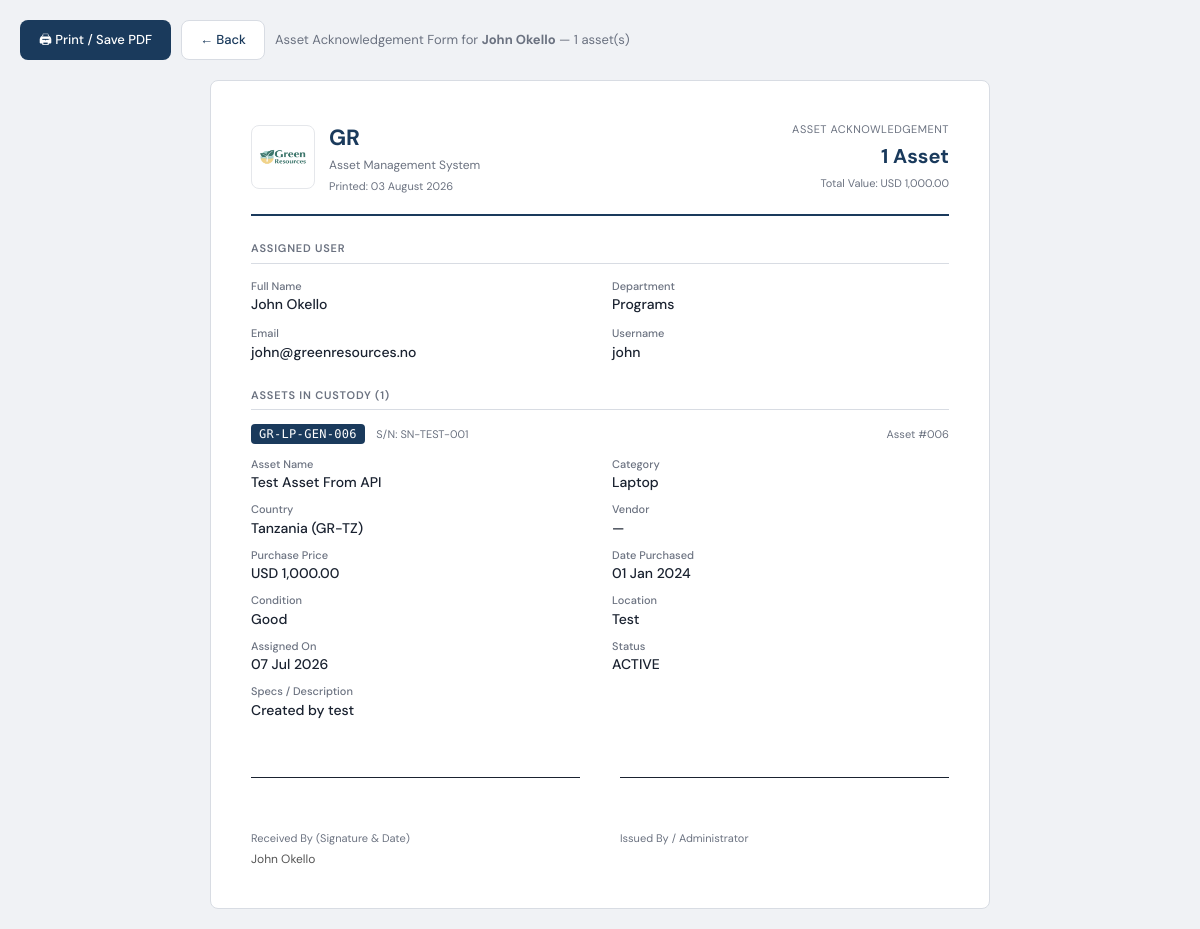
Before: /assets/print/user/3 (signed in) with the older database file.
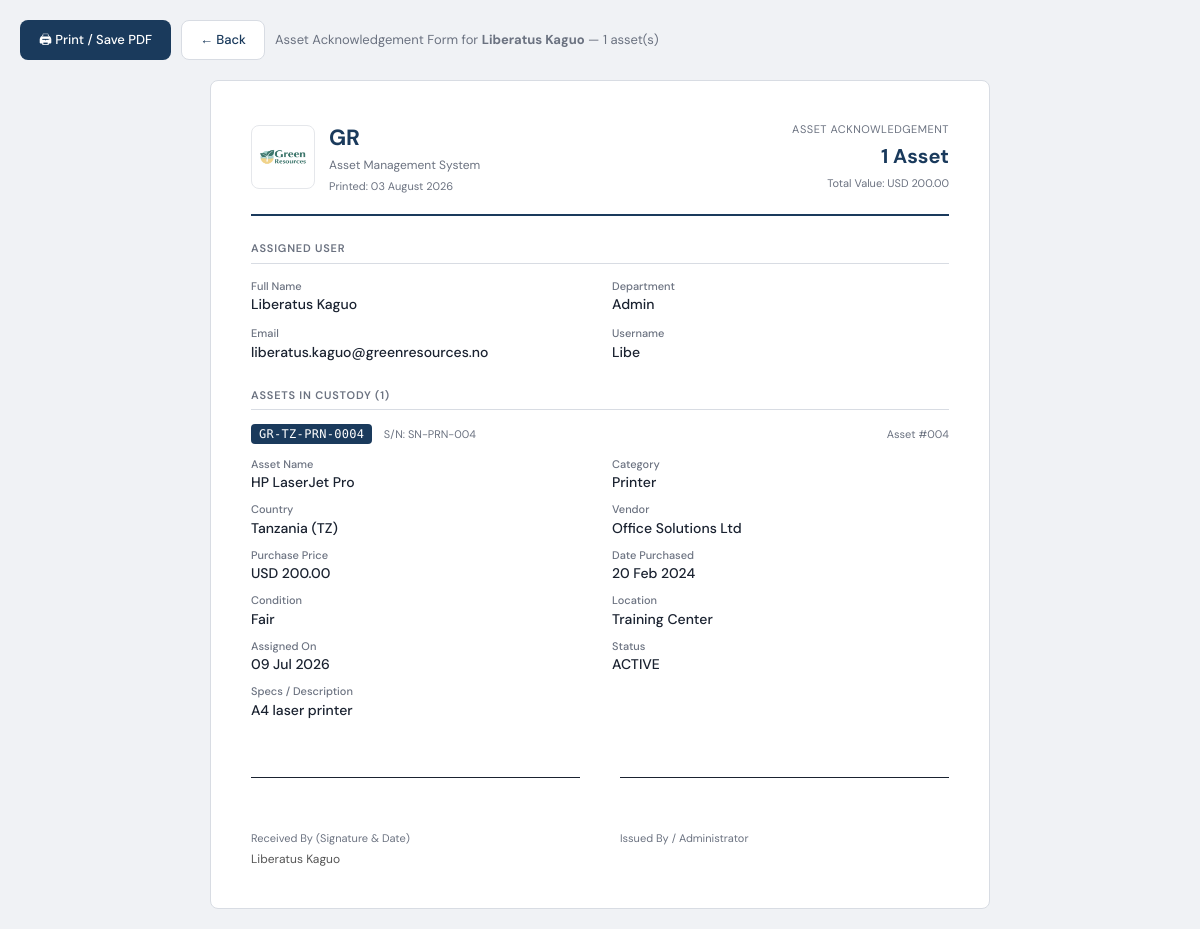
After: the same page with the newer database file.
### models.py (models this page shows, shortened)
class User(UserMixin, db.Model):
    __tablename__ = 'users'
    id            = db.Column(db.Integer, primary_key=True)
    username      = db.Column(db.String(80),  unique=True, nullable=False)
    password_hash = db.Column(db.String(256), nullable=False)
    name          = db.Column(db.String(150), nullable=False)
    email         = db.Column(db.String(150))
    department    = db.Column(db.String(100))
    project_id    = db.Column(db.Integer, db.ForeignKey('projects.id'))
    role          = db.Column(db.String(20),  nullable=False, default='user')
    status        = db.Column(db.String(20),  nullable=False, default='active')
    force_password_change = db.Column(db.Boolean, nullable=False, default=False)
    created_at    = db.Column(db.DateTime,    default=datetime.utcnow)
    assigned_assets = db.relationship('Asset', foreign_keys='Asset.assigned_to_id',
                                      backref='assigned_user', lazy='dynamic')
    project         = db.relationship('Project', backref='users')
    return_records  = db.relationship('ReturnRecord', backref='user',
                                      foreign_keys='ReturnRecord.user_id', lazy='dynamic')
    @property
    def is_staff_portal(self):
        return self.role in ('user', 'finance')
    session_token = db.Column(db.String(128), nullable=True)
    last_login_at = db.Column(db.DateTime)
    last_login_ip = db.Column(db.String(100))

class Asset(db.Model):
    __tablename__ = 'assets'
    id             = db.Column(db.Integer, primary_key=True)
    asset_number   = db.Column(db.Integer, unique=True, nullable=False)
    tag            = db.Column(db.String(60), unique=True, nullable=False)
    name           = db.Column(db.String(200), nullable=False)
    serial_number  = db.Column(db.String(100))
    description    = db.Column(db.Text)
    price          = db.Column(db.Numeric(15,2), default=0)
    date_purchased = db.Column(db.Date)
    condition      = db.Column(db.String(20), default='good')
    status         = db.Column(db.String(20), default='active')
    location       = db.Column(db.String(150))
    assigned_on    = db.Column(db.Date)
    created_at     = db.Column(db.DateTime, default=datetime.utcnow)
    updated_at     = db.Column(db.DateTime, default=datetime.utcnow, onupdate=datetime.utcnow)
    category_id    = db.Column(db.Integer, db.ForeignKey('asset_categories.id'), nullable=False)
    project_id     = db.Column(db.Integer, db.ForeignKey('projects.id'), nullable=True)
    vendor_id      = db.Column(db.Integer, db.ForeignKey('vendors.id'))
    processor      = db.Column(db.String(200))
    age_years      = db.Column(db.Integer)
    age_months     = db.Column(db.Integer)
    assigned_to_id = db.Column(db.Integer, db.ForeignKey('users.id'))
    return_records = db.relationship('ReturnRecord', backref='asset', lazy='dynamic')

class AssetCategory(db.Model):
    __tablename__ = 'asset_categories'
    id          = db.Column(db.Integer, primary_key=True)
    name        = db.Column(db.String(100), nullable=False)
    code        = db.Column(db.String(20),  unique=True, nullable=False)
    description = db.Column(db.Text)
    created_at  = db.Column(db.DateTime, default=datetime.utcnow)
    assets      = db.relationship('Asset', backref='category', lazy='dynamic')

class Project(db.Model):
    __tablename__ = 'projects'
    id          = db.Column(db.Integer, primary_key=True)
    code        = db.Column(db.String(20),  unique=True, nullable=False)
    name        = db.Column(db.String(150), nullable=False)
    description = db.Column(db.Text)
    year        = db.Column(db.String(10))
    status      = db.Column(db.String(20), default='active')
    created_at  = db.Column(db.DateTime,   default=datetime.utcnow)
    assets      = db.relationship('Asset', backref='project', lazy='dynamic')

class Vendor(db.Model):
    __tablename__ = 'vendors'
    id         = db.Column(db.Integer, primary_key=True)
    name       = db.Column(db.String(150), nullable=False)
    contact    = db.Column(db.String(50))
    email      = db.Column(db.String(150))
    address    = db.Column(db.String(200))
    created_at = db.Column(db.DateTime, default=datetime.utcnow)
    assets     = db.relationship('Asset', backref='vendor', lazy='dynamic')

### routes/assets.py (the view)
@assets_bp.route('/print/user/<int:user_id>')
@login_required
def print_user_form(user_id):
    if current_user.is_staff_portal and current_user.id != user_id:
        abort(403)
    user   = User.query.get_or_404(user_id)
    assets = Asset.query.filter_by(assigned_to_id=user_id, status='active')\
                        .order_by(Asset.asset_number).all()
    total  = sum(float(a.price or 0) for a in assets)
    return render_template('assets/print_user.html',
                           user=user, assets=assets, total=total)

### models.py (called while the page is built)
@login_manager.user_loader
def load_user(uid):
    return User.query.get(int(uid))

### routes/auth.py (called while the page is built)
@auth_bp.before_app_request
def _protect_session_token():
    if current_user.is_authenticated:
        token = session.get('session_token')
        if token:
            if current_user.session_token and token != current_user.session_token:
                logout_user()
                session.pop('session_token', None)
        else:
            if current_user.session_token:
                session['session_token'] = current_user.session_token
            else:
                current_user.session_token = secrets.token_urlsafe(32)
                db.session.commit()
                session['session_token'] = current_user.session_token

### templates/assets/print_user.html (shortened to what this page needs)
<!DOCTYPE html>
<html lang="en">
<head>
</head>
<body>
<div class="no-print">
  <a href="javascript:window.print()" class="btn btn-primary">🖨 Print / Save PDF</a>
  <a href="{{ url_for('main.dashboard') if current_user.is_staff_portal else url_for('assets.assign_user', user_id=user.id) }}" class="btn btn-outline">← Back</a>
  <span style="font-size:13px;color:var(--text-muted)">Asset Acknowledgement Form for <strong>{{ user.name }}</strong> — {{ assets|length }} asset(s)</span>
</div>
<div class="print-wrap">
  <div class="print-header">
    <div class="org" style="display:flex;align-items:center;gap:14px">
      <img src="/static/img/GR.jpg"
           alt="GR Logo"
           style="width:64px;height:64px;object-fit:contain;border-radius:8px;border:1px solid #e5e7eb;padding:3px;flex-shrink:0">
      <div>
        <h1>GR</h1>
        <p>Asset Management System</p>
        <p style="margin-top:4px;font-size:11px">Printed: {{ now.strftime('%d %B %Y') }}</p>
      </div>
    </div>
    <div class="hdr-right">
      <div style="font-size:11px;color:var(--text-muted);text-transform:uppercase;letter-spacing:.5px;margin-bottom:4px">Asset Acknowledgement</div>
      <div class="count">{{ assets|length }} Asset{{ 's' if assets|length != 1 else '' }}</div>
      <div class="sub">Total Value: {{ total|currency }}</div>
    </div>
  </div>
  <div style="margin-bottom:24px">
    <div class="section-title">Assigned User</div>
    <div class="user-grid">
      <div class="field"><div class="label">Full Name</div><div class="val">{{ user.name }}</div></div>
      <div class="field"><div class="label">Department</div><div class="val">{{ user.department or '—' }}</div></div>
      <div class="field"><div class="label">Email</div><div class="val">{{ user.email or '—' }}</div></div>
      <div class="field"><div class="label">Username</div><div class="val">{{ user.username }}</div></div>
    </div>
  </div>
  <div style="margin-bottom:20px">
    <div class="section-title">Assets in Custody ({{ assets|length }})</div>
    {% for a in assets %}
    <div class="asset-block">
      <div class="asset-header">
        <div>
          <span class="asset-tag">{{ a.tag }}</span>
          {% if a.serial_number %}<span style="font-size:11px;color:var(--text-muted);margin-left:8px">S/N: {{ a.serial_number }}</span>{% endif %}
        </div>
        <div class="asset-num">Asset #{{ '%03d'|format(a.asset_number) }}</div>
      </div>
      <div class="asset-grid">
        <div class="field"><div class="label">Asset Name</div><div class="val">{{ a.name }}</div></div>
        <div class="field"><div class="label">Category</div><div class="val">{{ a.category.name if a.category else '—' }}</div></div>
        <div class="field"><div class="label">Country</div><div class="val">{{ a.project.name if a.project else '—' }}{% if a.project and a.project.code %} ({{ a.project.code }}){% endif %}</div></div>
        <div class="field"><div class="label">Vendor</div><div class="val">{{ a.vendor.name if a.vendor else '—' }}</div></div>
        <div class="field"><div class="label">Purchase Price</div><div class="val">{{ a.price|currency }}</div></div>
        <div class="field"><div class="label">Date Purchased</div><div class="val">{{ a.date_purchased|dateformat }}</div></div>
        <div class="field"><div class="label">Condition</div><div class="val">{{ a.condition|title }}</div></div>
        <div class="field"><div class="label">Location</div><div class="val">{{ a.location or '—' }}</div></div>
        <div class="field"><div class="label">Assigned On</div><div class="val">{{ a.assigned_on|dateformat }}</div></div>
        <div class="field"><div class="label">Status</div><div class="val">{{ a.status|upper }}</div></div>
      </div>
      {% if a.description %}<div class="field" style="margin-top:8px"><div class="label">Specs / Description</div><div class="val">{{ a.description }}</div></div>{% endif %}
    </div>
    {% endfor %}
  </div>
  <div class="sig-area">
    <div class="sig-box"><div class="sig-line"></div><div class="sig-label">Received By (Signature &amp; Date)</div><div class="sig-name">{{ user.name }}</div></div>
    <div class="sig-box"><div class="sig-line"></div><div class="sig-label">Issued By / Administrator</div></div>
  </div>
</div>
</body>
</html>

### templates/assets/print_user.html (style rules this page uses)
:root { --primary:#1a3a5c;--accent:#e8840a;--border:#d8dce3;--text:#1a2230;--text-muted:#6b7280 }
* { box-sizing:border-box;margin:0;padding:0 }
body { font-family:'DM Sans',sans-serif;color:var(--text);font-size:13px;line-height:1.5;background:#f0f2f5;padding:20px }
.no-print { margin-bottom:20px;display:flex;gap:10px;align-items:center }
.btn { display:inline-flex;align-items:center;gap:6px;padding:9px 18px;border-radius:8px;font-size:13px;font-weight:500;font-family:inherit;cursor:pointer;border:1px solid transparent;text-decoration:none }
.btn-primary { background:var(--primary);color:#fff }
.btn-outline { background:#fff;color:var(--primary);border-color:var(--border) }
.print-wrap { background:#fff;max-width:780px;margin:0 auto;padding:40px;border:1px solid var(--border);border-radius:8px }
.print-header { display:flex;justify-content:space-between;align-items:flex-start;margin-bottom:24px;padding-bottom:20px;border-bottom:2px solid var(--primary) }
.org h1 { font-size:22px;font-weight:700;color:var(--primary) }
.org p { font-size:12px;color:var(--text-muted);margin-top:2px }
.hdr-right { text-align:right }
.hdr-right .count { font-size:20px;font-weight:700;color:var(--primary) }
.hdr-right .sub { font-size:11px;color:var(--text-muted);margin-top:4px }
.section-title { font-size:11px;text-transform:uppercase;letter-spacing:.8px;color:var(--text-muted);font-weight:600;border-bottom:1px solid var(--border);padding-bottom:6px;margin-bottom:14px }
.user-grid { display:grid;grid-template-columns:1fr 1fr;gap:10px 24px;margin-bottom:24px }
.field .label { font-size:11px;color:var(--text-muted);font-weight:500 }
.field .val { font-size:14px;font-weight:500 }
.asset-block { border-bottom:1px dashed #ccc;padding-bottom:20px;margin-bottom:20px }
.asset-block:last-child { border-bottom:none;margin-bottom:0 }
.asset-header { display:flex;justify-content:space-between;align-items:center;margin-bottom:12px }
.asset-tag { font-family:'DM Mono',monospace;font-size:12px;background:var(--primary);color:#fff;padding:3px 8px;border-radius:4px;letter-spacing:.3px }
.asset-num { font-size:11px;color:var(--text-muted) }
.asset-grid { display:grid;grid-template-columns:1fr 1fr;gap:8px 24px }
.sig-area { display:grid;grid-template-columns:1fr 1fr;gap:40px;margin-top:36px }
.sig-box { border-top:1.5px solid var(--text);padding-top:8px }
.sig-box .sig-label { font-size:11px;color:var(--text-muted) }
.sig-box .sig-name { font-size:12px;color:#555;margin-top:4px }
.sig-line { height:44px }

Changed rows visible on the page:
no longer on this page (row edited): Asset: tag "GR-LP-GEN-006", serial_number "SN-TEST-001", asset_number "006", name "Test Asset From API", category "Laptop", project "Tanzania", project.code "GR-TZ", vendor "—", price "USD 1,000.00", date_purchased "01 Jan 2024", condition "Good", location "Test", assigned_on "07 Jul 2026", status "ACTIVE", description "Created by test"
changed User: name "John Okello" → "Liberatus Kaguo"; department "Programs" → "Admin"; email "john@greenresources.no" → "liberatus.kaguo@greenresources.no"; username "john" → "Libe"
now on this page (row edited): Asset: tag "GR-TZ-PRN-0004", serial_number "SN-PRN-004", asset_number "004", name "HP LaserJet Pro", category "Printer", project "Tanzania", project.code "TZ", vendor "Office Solutions Ltd", price "USD 200.00", date_purchased "20 Feb 2024", condition "Fair", location "Training Center", assigned_on "09 Jul 2026", status "ACTIVE", description "A4 laser printer"
Other visible differences:
{{ total|currency }}: "USD 1,000.00" → "USD 200.00"
